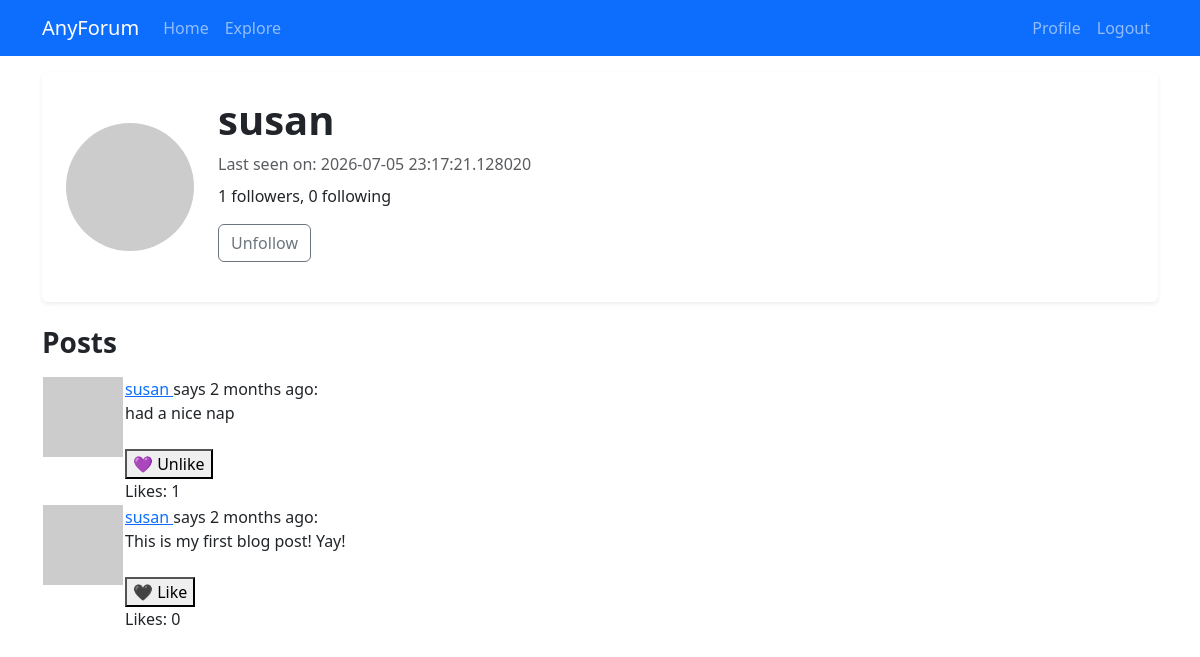
Page /user/susan (signed in) on the committed database.
### app/models.py (models this page shows, shortened)
class User(UserMixin, db.Model):
    id: so.Mapped[int] = so.mapped_column(primary_key=True)
    username: so.Mapped[str] = so.mapped_column(sa.String(64), index=True, unique=True)
    email: so.Mapped[str] = so.mapped_column(sa.String(120), index=True, unique=True)
    password_hash: so.Mapped[Optional[str]] = so.mapped_column(sa.String(256))
    posts: so.WriteOnlyMapped['Post'] = so.relationship(back_populates='author')
    liked_posts: so.WriteOnlyMapped['Post'] = so.relationship(secondary=likes, back_populates='liked_by')
    about_me: so.Mapped[Optional[str]] = so.mapped_column(sa.String(140))
    last_seen: so.Mapped[Optional[datetime]] = so.mapped_column(default=lambda: datetime.now(timezone.utc))
    def avatar(self, size):
        digest = md5(self.email.lower().encode('utf-8')).hexdigest()
        return f'https://www.gravatar.com/avatar/{digest}?d=identicon&s={size}'
    following: so.WriteOnlyMapped['User'] = so.relationship(secondary=followers,
                                                            primaryjoin=(followers.c.follower_id == id),
                                                            secondaryjoin=(followers.c.followed_id == id),
                                                            back_populates='followers')
    followers: so.WriteOnlyMapped['User'] = so.relationship(secondary=followers,
                                                            primaryjoin=(followers.c.followed_id == id),
                                                            secondaryjoin=(followers.c.follower_id == id),
                                                            back_populates='following')
    def is_following(self, user):
        query = self.following.select().where(User.id == user.id)
        return db.session.scalar(query) is not None
    def followers_count(self):
        query = sa.select(sa.func.count()).select_from(self.followers.select().subquery())
        return db.session.scalar(query)
    def following_count(self):
        query = sa.select(sa.func.count()).select_from(self.following.select().subquery())
        return db.session.scalar(query)
    def is_liking(self, post):
        query = self.liked_posts.select().where(Post.id == post.id)
        return db.session.scalar(query) is not None

class Post(db.Model):
    id: so.Mapped[int] = so.mapped_column(primary_key=True)
    body: so.Mapped[str] = so.mapped_column(sa.String(140))
    timestamp: so.Mapped[datetime] = so.mapped_column(index=True, default=lambda: datetime.now(timezone.utc))
    user_id: so.Mapped[int] = so.mapped_column(sa.ForeignKey(User.id), index=True)
    author: so.Mapped[User] = so.relationship(back_populates='posts')
    liked_by: so.WriteOnlyMapped['User'] = so.relationship(secondary=likes, back_populates='liked_posts')
    def likes_count(self):
        query = sa.select(sa.func.count()).select_from(self.liked_by.select().subquery())
        return db.session.scalar(query)

### app/routes.py (the view)
@app.route('/user/<username>')
@login_required
def user(username):
    user = db.first_or_404(sa.select(User).where(User.username == username))
    page = request.args.get('page', 1, type=int)
    query = user.posts.select().order_by(Post.timestamp.desc())
    posts = db.paginate(query, page=page, per_page=app.config['POSTS_PER_PAGE'], error_out=False)
    next_url = url_for('user', username=user.username, page=posts.next_num) \
        if posts.has_next else None
    prev_url = url_for('user', username=user.username, page=posts.prev_num) \
        if posts.has_prev else None
    form = EmptyForm()
    return render_template('user.html', user=user, posts=posts, next_url=next_url, prev_url=prev_url, form=form)

### app/forms.py
class EmptyForm(FlaskForm):
    submit = SubmitField('Submit')

### app/models.py (called while the page is built)
@login.user_loader
def load_user(id):
    return db.session.get(User, int(id))

### app/routes.py (called while the page is built)
@app.before_request
def before_request():
    if current_user.is_authenticated:
        current_user.last_seen = datetime.now(timezone.utc)
        db.session.commit()

### app/templates/user.html (shortened to what this page needs)
{% extends "base.html" %}
{% block content %}
    <div class="card shadow-sm border-0 mb-4">
        <div class="card-body p-4">
            <div class="d-flex align-items-center"><img src="{{ user.avatar(128) }}"
                class="rounded-circle me-4"
                width="128"
                height="128"
                alt="Profile picture">
            <div>
                <h1 class="fw-bold mb-2">{{ user.username }}</h1>
                {% if user.last_seen %}<p class="text-muted mb-2">Last seen on: {{user.last_seen}}</p>{% endif %}
                <p class="mb-3">{{ user.followers_count() }} followers, {{ user.following_count() }} following</p>
                {% if user == current_user %}
                <p class="text-muted mb-2"><a href="{{url_for('edit_profile')}}">Edit your profile</a></p>
                {% else %}
                <p>
                    <form action="{{url_for('unfollow', username=user.username)}}" method="post">
                        {{form.submit(value='Unfollow', class='btn btn-outline-secondary')}}
                    </form>
                </p>
                {% endif %}
            </div>
        </div>
        </div>
    </div>
    <h3 class="fw-bold mb-3">Posts</h3>
    {% for post in posts %}
        {% include '_post.html'%}
    {% endfor %}
{% endblock %}

### app/templates/_post.html (shortened to what this page needs)
<table>
    <tr valign="top">
        <td><img src="{{ post.author.avatar(36) }}"></td>
        <td>
            <a href="{{ url_for('user', username=post.author.username) }}">
                {{ post.author.username}}
            </a> says {{moment(post.timestamp).fromNow()}}:
            <br>{{ post.body }}
            <br><br>
            {% if current_user.is_liking(post) %}
            <form action="{{url_for('unlike', post_id=post.id)}}" method="post">
                <button type="submit">💜 Unlike</button>
            </form>
            {% else %}
            <form action="{{url_for('like', post_id=post.id)}}" method="post">
                <button type="submit">🖤 Like</button>
            </form>
            {% endif %}
            Likes: {{post.likes_count()}}
        </td>
    </tr>
</table>

### rows in the picture
User: username "susan", last_seen "2026-07-05 23:17:21.128020"
Post: author.username "susan", timestamp "2 months ago", body "had a nice nap", likes_count "1"
Post: author.username "susan", timestamp "2 months ago", body "This is my first blog post! Yay!", likes_count "0"

### other values in the picture
{{ user.followers_count() }} "1"
{{ user.following_count() }} "0"
